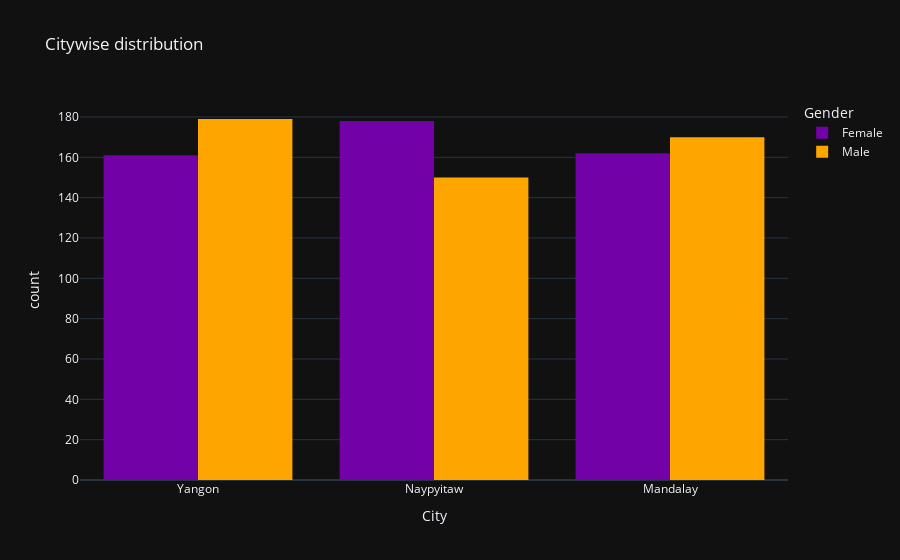

Notebook cell for this chart:
### Code cell
#4 The type of product that is popular in the particular city
px.histogram(data_frame=df,
             x='City',
             color='Gender',
             template='plotly_dark',
             color_discrete_map={
                 'Female':'#7201a8',
                 'Male':'orange'
             },
             opacity=1,
             barmode='group',
             title="Citywise distribution"
            )

### Figure 1 — Plotly figure (JSON) as saved in the notebook; plotly's stock layout.template omitted (floating-point values rounded to 4 significant figures; data arrays with more than 128 entries replaced by an {"elided": "..."} marker saying what was removed)
{"data": [{"alignmentgroup": "True", "bingroup": "x", "hovertemplate": "Gender=Female<br>City=%{x}<br>count=%{y}<extra></extra>", "legendgroup": "Female", "marker": {"color": "#7201a8", "opacity": 1, "pattern": {"shape": ""}}, "name": "Female", "offsetgroup": "Female", "orientation": "v", "showlegend": true, "type": "histogram", "x": {"elided": "501 str values"}, "xaxis": "x", "yaxis": "y"}, {"alignmentgroup": "True", "bingroup": "x", "hovertemplate": "Gender=Male<br>City=%{x}<br>count=%{y}<extra></extra>", "legendgroup": "Male", "marker": {"color": "orange", "opacity": 1, "pattern": {"shape": ""}}, "name": "Male", "offsetgroup": "Male", "orientation": "v", "showlegend": true, "type": "histogram", "x": {"elided": "499 str values"}, "xaxis": "x", "yaxis": "y"}], "layout": {"barmode": "group", "legend": {"title": {"text": "Gender"}, "tracegroupgap": 0}, "title": {"text": "Citywise distribution"}, "xaxis": {"anchor": "y", "domain": [0, 1], "title": {"text": "City"}}, "yaxis": {"anchor": "x", "domain": [0, 1], "title": {"text": "count"}}}}
